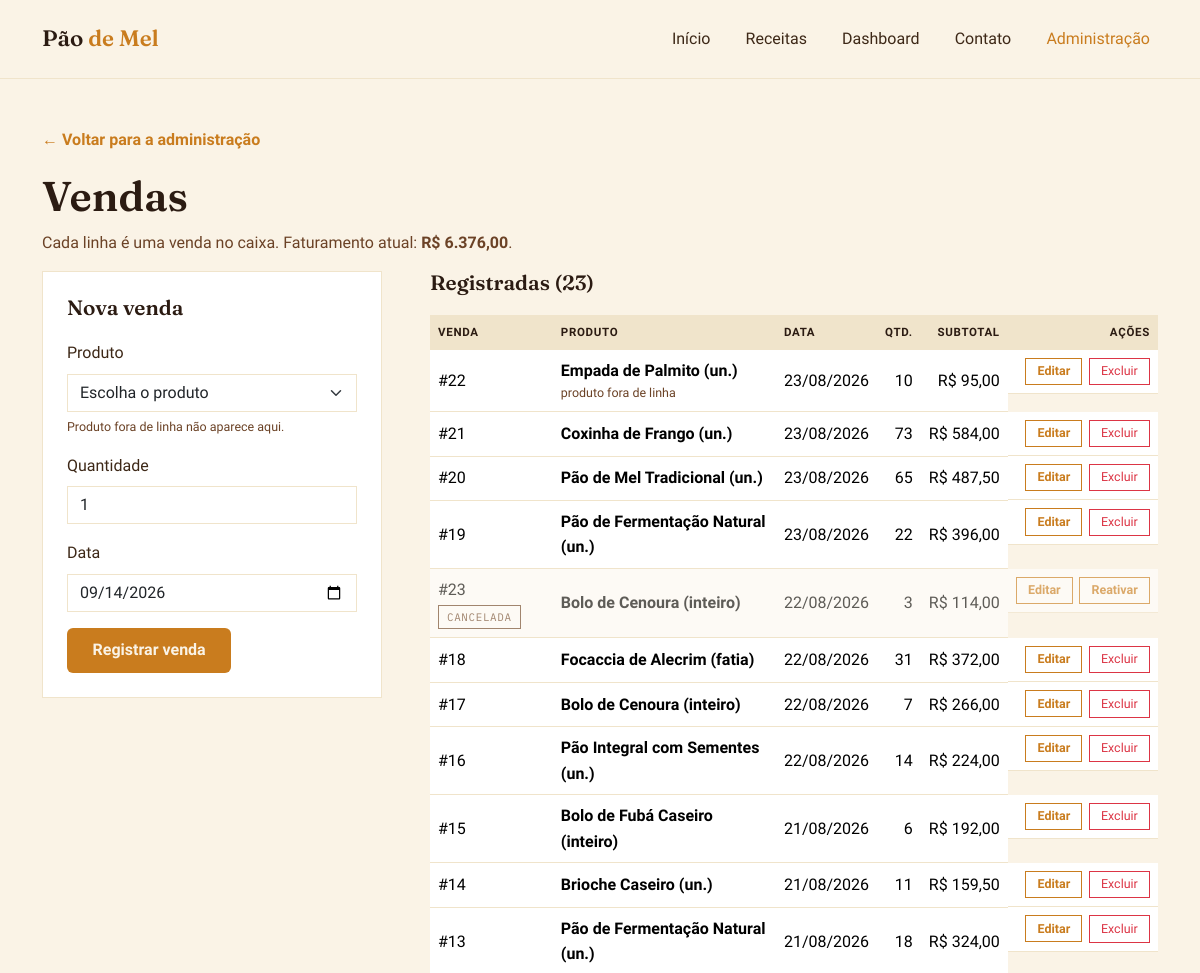
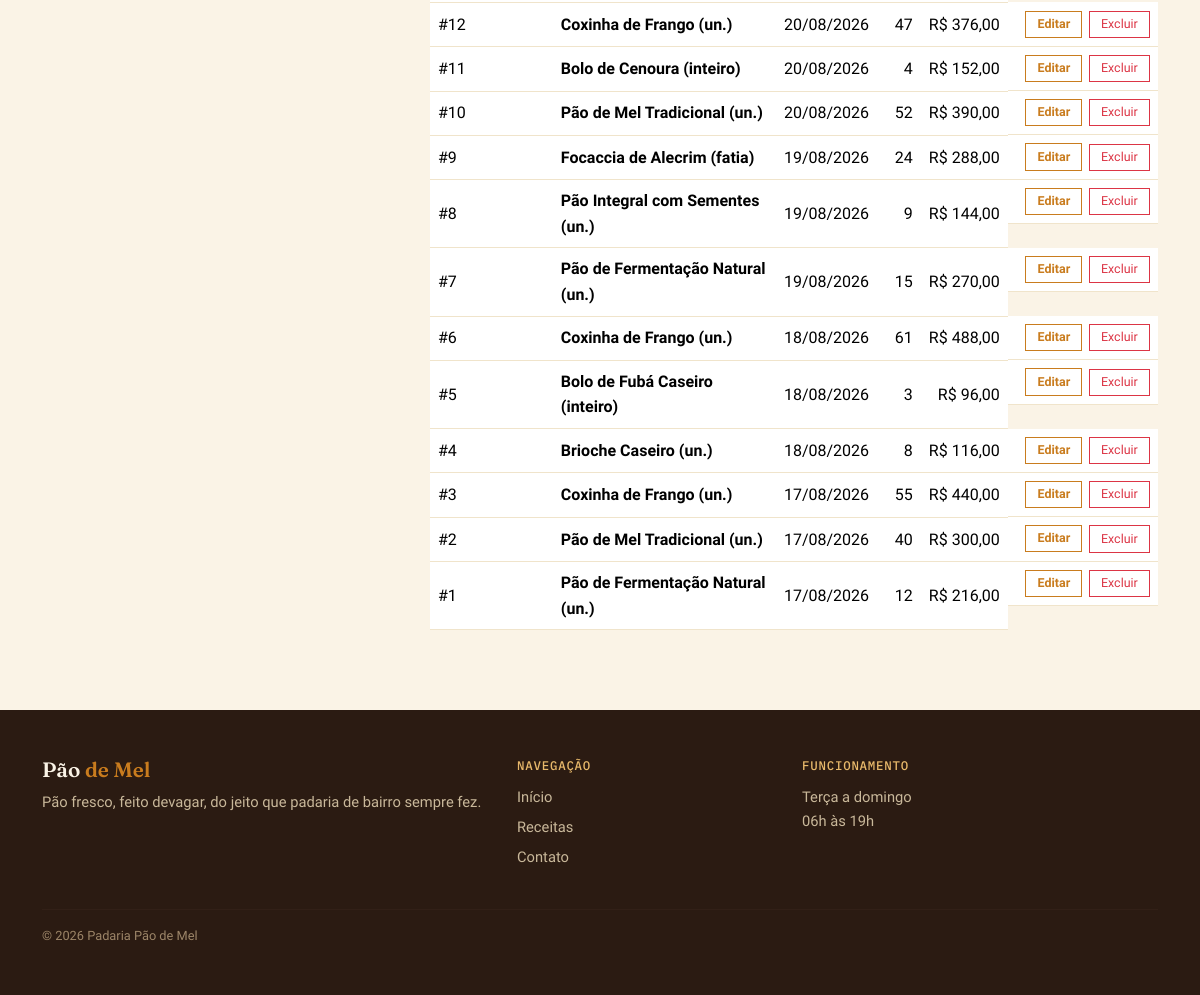
The page /admin/vendas.php on the database its author committed (2 pictures, top to bottom).
### tables this page shows
CREATE TABLE vendas (
    id         INT     AUTO_INCREMENT PRIMARY KEY,
    id_produto INT     NOT NULL,
    quantidade INT     NOT NULL,
    data_venda DATE    NOT NULL,
    cancelada  BOOLEAN NOT NULL DEFAULT FALSE,
    FOREIGN KEY (id_produto) REFERENCES produtos(id)
);

CREATE TABLE produtos (
    id             INT AUTO_INCREMENT PRIMARY KEY,
    nome           VARCHAR(100)   NOT NULL,
    valor_unitario DECIMAL(10, 2) NOT NULL,    
    id_receita     INT            NOT NULL,
    ativo          BOOLEAN        NOT NULL DEFAULT TRUE,
    FOREIGN KEY (id_receita) REFERENCES receitas(id)
);

### includes/crud-vendas.php (called while the page is built, shortened)
<?php
require_once __DIR__ . '/funcoes.php';
function listarVendas(PDO $pdo): array
{
    $sql = "SELECT v.id,
                   v.quantidade,
                   v.data_venda,
                   v.cancelada,
                   p.nome           AS produto,
                   p.ativo          AS produto_ativo,
                   p.valor_unitario,
                   (v.quantidade * p.valor_unitario) AS subtotal
            FROM vendas v
            INNER JOIN produtos p ON p.id = v.id_produto
            ORDER BY v.data_venda DESC, v.id DESC";
    return $pdo->query($sql)->fetchAll();
}
function faturamentoAtual(PDO $pdo): float
{
    return (float) $pdo->query("SELECT fn_faturamento_periodo(NULL, NULL)")->fetchColumn();
}

### includes/funcoes.php (called while the page is built, shortened)
<?php
function escapar(?string $texto): string
{
    return htmlspecialchars($texto ?? '', ENT_QUOTES, 'UTF-8');
}
function formatarDinheiro(float $valor): string
{
    return 'R$ ' . number_format($valor, 2, ',', '.');
}

### admin/vendas.php (the view, shortened to what this page needs)
<?php
require_once __DIR__ . '/../includes/conexao.php';
require_once __DIR__ . '/../includes/crud-vendas.php';
$editando    = isset($_GET['editar']) ? buscarVenda($pdo, (int) $_GET['editar']) : null;
$vendas      = listarVendas($pdo);
$faturamento = faturamentoAtual($pdo);
require __DIR__ . '/../includes/header.php';
?>
<section class="container page-header">
  <a href="index.php" class="voltar-link">← Voltar para a administração</a>
  <h1 class="page-title">Vendas</h1>
  <p class="page-subtitle">
    Cada linha é uma venda no caixa. Faturamento atual:
    <strong><?php echo escapar(formatarDinheiro($faturamento)); ?></strong>.
  </p>
</section>
<section class="container admin-tela">
  <div class="row g-5">
    <div class="col-lg-4">
      <div class="admin-form">
        <h2 class="section-title-sm">
          <?php echo $editando ? 'Editar venda #' . (int) $editando['id'] : 'Nova venda'; ?>
        </h2>
        <form method="post" action="vendas.php">
          <div class="mb-3">
            <label class="form-label" for="id_produto">Produto</label>
            <select class="form-select" id="id_produto" name="id_produto" required>
              <option value="">Escolha o produto</option>
            </select>
            <small class="campo-dica">Produto fora de linha não aparece aqui.</small>
          </div>
          <div class="mb-3">
            <label class="form-label" for="quantidade">Quantidade</label>
            <input type="number" class="form-control" id="quantidade" name="quantidade" required
                   min="1" max="<?php echo VENDA_QUANTIDADE_MAXIMA; ?>"
                   value="<?php echo (int) ($editando['quantidade'] ?? 1); ?>">
          </div>
          <div class="mb-3">
            <label class="form-label" for="data_venda">Data</label>
            <input type="date" class="form-control" id="data_venda" name="data_venda" required
                   max="<?php echo date('Y-m-d'); ?>"
                   value="<?php echo escapar($editando['data_venda'] ?? date('Y-m-d')); ?>">
          </div>
          <button type="submit" class="btn btn-honey">
            <?php echo $editando ? 'Salvar alterações' : 'Registrar venda'; ?>
          </button>
        </form>
      </div>
    </div>
    <div class="col-lg-8">
      <h2 class="section-title-sm">Registradas (<?php echo count($vendas); ?>)</h2>
      <?php if (empty($vendas)): ?>
        <p class="sem-resultados">Nenhuma venda registrada ainda.</p>
      <?php else: ?>
        <div class="table-responsive">
          <table class="table table-hover align-middle admin-tabela">
            <thead>
              <tr>
                <th scope="col">Venda</th>
                <th scope="col">Produto</th>
                <th scope="col">Data</th>
                <th scope="col" class="text-end">Qtd.</th>
                <th scope="col" class="text-end">Subtotal</th>
                <th scope="col" class="text-end">Ações</th>
              </tr>
            </thead>
            <tbody>
              <?php foreach ($vendas as $venda): ?>
                <?php $cancelada = (bool) $venda['cancelada']; ?>
                <tr class="<?php echo $cancelada ? 'linha-inativa' : ''; ?>">
                  <td>
                    #<?php echo (int) $venda['id']; ?>
                    <?php if ($cancelada): ?>
                      <span class="selo selo-inativo">Cancelada</span>
                    <?php endif; ?>
                  </td>
                  <td>
                    <strong><?php echo escapar($venda['produto']); ?></strong>
                    <?php if (!$venda['produto_ativo']): ?>
                      <span class="linha-secundaria">produto fora de linha</span>
                    <?php endif; ?>
                  </td>
                  <td><?php echo escapar(date('d/m/Y', strtotime($venda['data_venda']))); ?></td>
                  <td class="text-end"><?php echo (int) $venda['quantidade']; ?></td>
                  <td class="text-end">
                    <?php echo escapar(formatarDinheiro((float) $venda['subtotal'])); ?>
                  </td>
                  <td class="text-end acoes-linha">
                    <a href="vendas.php?editar=<?php echo (int) $venda['id']; ?>"
                       class="btn btn-sm btn-outline-honey">Editar</a>
                    <?php if ($cancelada): ?>
                      <form method="post" action="vendas.php" class="form-inline-acao">
                        <button type="submit" class="btn btn-sm btn-outline-honey">Reativar</button>
                      </form>
                    <?php else: ?>
                      <form method="post" action="vendas.php" class="form-inline-acao"
                            onsubmit="return confirm('Cancelar a venda #<?php echo (int) $venda['id']; ?>? Ela sai do faturamento, mas o registro fica no banco.');">
                        <button type="submit" class="btn btn-sm btn-outline-danger">Excluir</button>
                      </form>
                    <?php endif; ?>
                  </td>
                </tr>
              <?php endforeach; ?>
            </tbody>
          </table>
        </div>
      <?php endif; ?>
    </div>
  </div>
</section>
<?php require __DIR__ . '/../includes/footer.php'; ?>

### assets/css/style.css (style rules this page uses)
:root { --flour: #FAF3E6; --dough: #F0E4CB; --crust: #6B4226; --crust-dark: #2B1B12; --honey: #C97C1E; --honey-light: #E8B96B; --text-main: #3D2817; }
* { box-sizing: border-box; }
body { background: var(--flour); color: var(--text-main); font-family: 'Work Sans', sans-serif; line-height: 1.6; }
h1, h2, h3 { font-family: 'Fraunces', serif; font-weight: 600; color: var(--crust-dark); }
.btn-honey { background: var(--honey); border: none; color: var(--flour); font-weight: 600; padding: 0.65rem 1.6rem; border-radius: 6px; }
.btn-outline-honey { border: 1.5px solid var(--honey); color: var(--honey); font-weight: 600; padding: 0.6rem 1.5rem; border-radius: 6px; }
.section-title-sm { font-size: 1.3rem; margin-bottom: 1.2rem; }
.page-header { padding-top: 3rem; }
.page-title { font-size: clamp(1.8rem, 4vw, 2.6rem); }
.page-subtitle { color: var(--crust); max-width: 36rem; }
.voltar-link { display: inline-block; margin-bottom: 1.2rem; color: var(--honey); font-weight: 600; text-decoration: none; }
.admin-tela { margin-bottom: 4rem; }
.admin-form { background: #fff; border: 1px solid var(--dough); padding: 1.5rem; position: sticky; top: 5.5rem; }
.admin-form .form-control, .admin-form .form-select { border: 1px solid var(--dough); border-radius: 0; }
.campo-dica { display: block; margin-top: 0.3rem; font-size: 0.78rem; color: var(--crust); }
.admin-tabela thead th { background: var(--dough); color: var(--crust-dark); font-size: 0.72rem; letter-spacing: 0.06em; text-transform: uppercase; border-bottom: none; }
.admin-tabela tbody td { border-color: var(--dough); }
.admin-tabela .linha-inativa { opacity: 0.62; }
.linha-secundaria { display: block; font-size: 0.78rem; color: var(--crust); }
.selo { display: inline-block; padding: 0.15rem 0.5rem; font-family: 'IBM Plex Mono', monospace; font-size: 0.68rem; letter-spacing: 0.06em; text-transform: uppercase; border: 1px solid currentColor; }
.selo-inativo { color: var(--crust); }
.acoes-linha { display: flex; gap: 0.4rem; justify-content: flex-end; align-items: center; flex-wrap: nowrap; white-space: nowrap; }
.admin-tabela td.text-end, .admin-tabela th.text-end { white-space: nowrap; }
.form-inline-acao { display: inline; margin: 0; }
.admin-tabela .btn-sm { border-radius: 0; font-size: 0.78rem; padding: 0.2rem 0.7rem; }

### rows shown on the page
vendas: id "22", id_produto.nome "Empada de Palmito (un.)", shows "produto fora de linha", data_venda "23/08/2026", quantidade "10", subtotal "R$ 95,00"
vendas: id "21", id_produto.nome "Coxinha de Frango (un.)", data_venda "23/08/2026", quantidade "73", subtotal "R$ 584,00"
vendas: id "20", id_produto.nome "Pão de Mel Tradicional (un.)", data_venda "23/08/2026", quantidade "65", subtotal "R$ 487,50"
vendas: id "19", id_produto.nome "Pão de Fermentação Natural (un.)", data_venda "23/08/2026", quantidade "22", subtotal "R$ 396,00"
vendas: id "23", cancelada "CANCELADA", id_produto.nome "Bolo de Cenoura (inteiro)", data_venda "22/08/2026", quantidade "3", subtotal "R$ 114,00"
vendas: id "18", id_produto.nome "Focaccia de Alecrim (fatia)", data_venda "22/08/2026", quantidade "31", subtotal "R$ 372,00"
vendas: id "17", id_produto.nome "Bolo de Cenoura (inteiro)", data_venda "22/08/2026", quantidade "7", subtotal "R$ 266,00"
vendas: id "16", id_produto.nome "Pão Integral com Sementes (un.)", data_venda "22/08/2026", quantidade "14", subtotal "R$ 224,00"
vendas: id "15", id_produto.nome "Bolo de Fubá Caseiro (inteiro)", data_venda "21/08/2026", quantidade "6", subtotal "R$ 192,00"
vendas: id "14", id_produto.nome "Brioche Caseiro (un.)", data_venda "21/08/2026", quantidade "11", subtotal "R$ 159,50"
vendas: id "13", id_produto.nome "Pão de Fermentação Natural (un.)", data_venda "21/08/2026", quantidade "18", subtotal "R$ 324,00"
vendas: id "12", id_produto.nome "Coxinha de Frango (un.)", data_venda "20/08/2026", quantidade "47", subtotal "R$ 376,00"
vendas: id "11", id_produto.nome "Bolo de Cenoura (inteiro)", data_venda "20/08/2026", quantidade "4", subtotal "R$ 152,00"
vendas: id "10", id_produto.nome "Pão de Mel Tradicional (un.)", data_venda "20/08/2026", quantidade "52", subtotal "R$ 390,00"
vendas: id "9", id_produto.nome "Focaccia de Alecrim (fatia)", data_venda "19/08/2026", quantidade "24", subtotal "R$ 288,00"
vendas: id "8", id_produto.nome "Pão Integral com Sementes (un.)", data_venda "19/08/2026", quantidade "9", subtotal "R$ 144,00"
vendas: id "7", id_produto.nome "Pão de Fermentação Natural (un.)", data_venda "19/08/2026", quantidade "15", subtotal "R$ 270,00"
vendas: id "6", id_produto.nome "Coxinha de Frango (un.)", data_venda "18/08/2026", quantidade "61", subtotal "R$ 488,00"
vendas: id "5", id_produto.nome "Bolo de Fubá Caseiro (inteiro)", data_venda "18/08/2026", quantidade "3", subtotal "R$ 96,00"
vendas: id "4", id_produto.nome "Brioche Caseiro (un.)", data_venda "18/08/2026", quantidade "8", subtotal "R$ 116,00"
vendas: id "3", id_produto.nome "Coxinha de Frango (un.)", data_venda "17/08/2026", quantidade "55", subtotal "R$ 440,00"
vendas: id "2", id_produto.nome "Pão de Mel Tradicional (un.)", data_venda "17/08/2026", quantidade "40", subtotal "R$ 300,00"
vendas: id "1", id_produto.nome "Pão de Fermentação Natural (un.)", data_venda "17/08/2026", quantidade "12", subtotal "R$ 216,00"

### other values the page prints
escapar(formatarDinheiro($faturamento)) "R$ 6.376,00"
count($vendas) "23"
